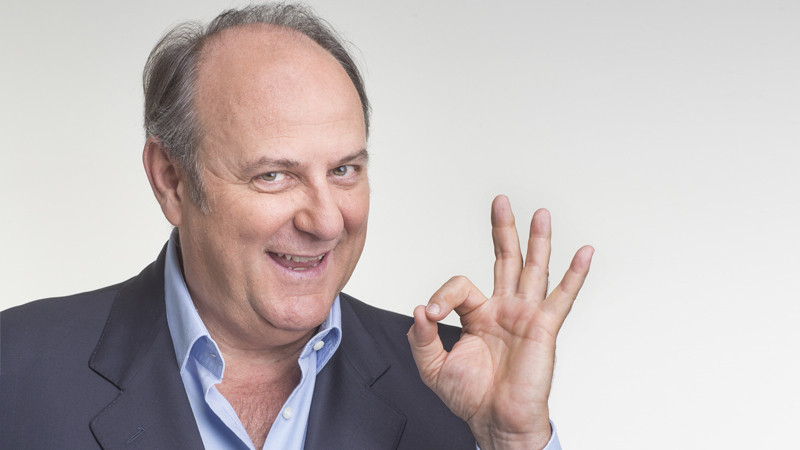
%> input picture fondamenti-data-science/gerry.jpg, 800 x 450 px
$ octave svd-compression.m   (GNU Octave 9; MATLAB toolbox functions it lacks are replaced by stand-ins)
%> lines starting %> are read from the running program, lines starting %| are printed output that depends on the picture
% SVD Decomposition for image compression
clear all; close all; clc;

%% Read and preprocess the image
%A = imread('dog.jpg');
A = imread('gerry.jpg');
%> A is the input picture: size 450x800x3 uint8; mean R, G, B 193.5, 184.6, 184.2
X = double(rgb2gray(A));
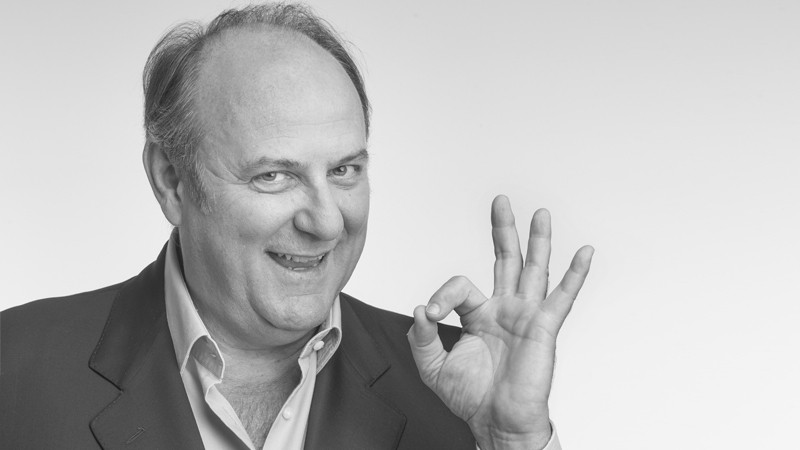
%> X: size 450x800 double; min 21, max 254, mean 187.2

nx = size(X,1);             % Numero di righe
%> nx = 450
ny = size(X,2);             % Numero di colonne
%> ny = 800

%% Plot the original grayscale image
figure;
imagesc(X);
axis off, colormap gray
title('Original image');

%% Perform SVD decomposition
[U, S, V] = svd(X);

%% Choose the rank for approximation
r = [10, 50, 100];

%% Calculate and plot the low-rank approximations
for i = 1 : length(r)
    Xapprox = U(:, 1:r(i)) * S(1:r(i), 1:r(i)) * V(:, 1:r(i))';

    figure;
    imagesc(Xapprox);
    axis off, colormap gray
    title(['Approximation with rank r = ', num2str(r(i))]);

    %% Calculate the computational cost

    % The total memory for full image is nx*ny
    % The memory for the approximation is the sum of the sizes the the 3 matrics
    original = nx * ny;
    approx = (nx * r(i)) + r(i) + (ny * r(i));
    compress_ratio = approx / original;
    disp(['Rank r = ', num2str(r(i)), '| Compress ratio: ', num2str(compress_ratio)]);
end
%> this loop made 3 passes
%> pass 1, `title(['Approximation with rank r = ', num2str(r(i))]);`:
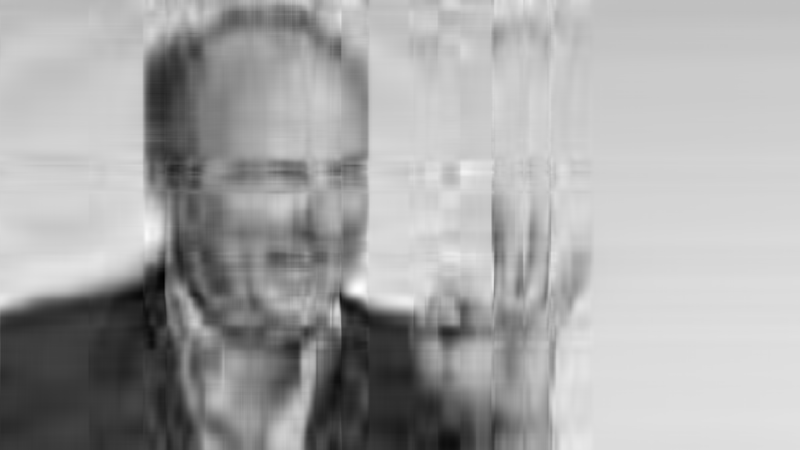
%> displayed picture: size 450x800x3, on the screen's scale of 0 to 255; min 0, max 255, mean 166.6

%% Plot the singular values on a semilogarithmic scale
figure;
semilogx(diag(S));
grid on;
xlabel('Singular value index, r')
ylabel('Singular value, \sigma_r')
title('Singular value of the image matrix');
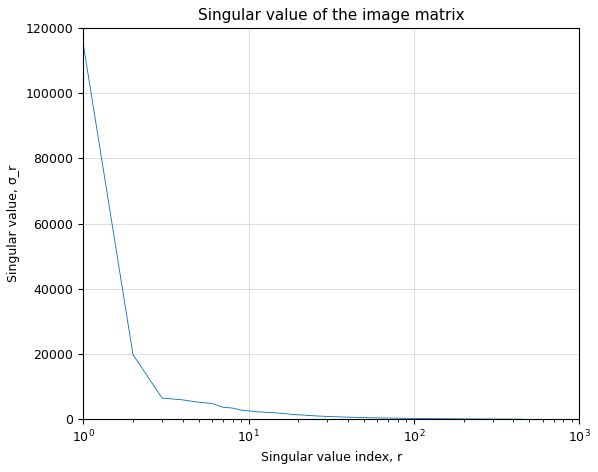
%> figure redrawn from the program's plot data; curve peaks at x = 1, y = 115165.4
